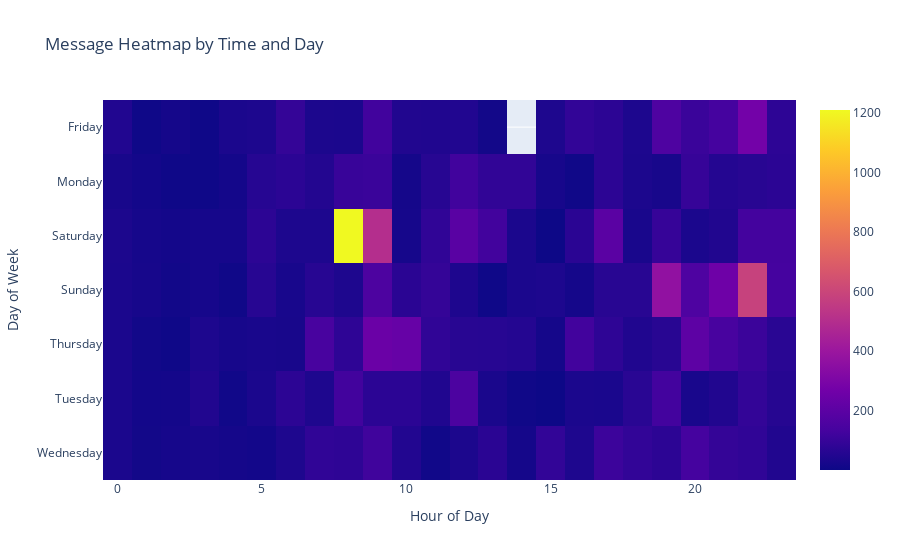

This figure's notebook cell:
### Markdown cell above
#### - Engagement Heatmap

### Code cell
# Aggregate by hour and day of the week
heatmap_data = df.groupby([df['day_of_week'], df['hour']])['word_count'].sum().unstack()
fig = px.imshow(heatmap_data, labels={'x': 'Hour of Day', 'y': 'Day of Week'}, title="Message Heatmap by Time and Day")
fig.show()

### Figure 1 — Plotly figure (JSON) as saved in the notebook; plotly's stock layout.template omitted (floating-point values rounded to 4 significant figures; data arrays with more than 128 entries replaced by an {"elided": "..."} marker saying what was removed)
{"data": [{"coloraxis": "coloraxis", "hovertemplate": "Hour of Day: %{x}<br>Day of Week: %{y}<br>color: %{z}<extra></extra>", "name": "0", "type": "heatmap", "x": [0, 1, 2, 3, 4, 5, 6, 7, 8, 9, 10, 11, 12, 13, 14, 15, 16, 17, 18, 19, 20, 21, 22, 23], "xaxis": "x", "y": ["Friday", "Monday", "Saturday", "Sunday", "Thursday", "Tuesday", "Wednesday"], "yaxis": "y", "z": {"elided": "7x24 float values"}}], "layout": {"coloraxis": {"colorscale": [[0, "#0d0887"], [0.1111, "#46039f"], [0.2222, "#7201a8"], [0.3333, "#9c179e"], [0.4444, "#bd3786"], [0.5556, "#d8576b"], [0.6667, "#ed7953"], [0.7778, "#fb9f3a"], [0.8889, "#fdca26"], [1, "#f0f921"]]}, "title": {"text": "Message Heatmap by Time and Day"}, "xaxis": {"anchor": "y", "constrain": "domain", "domain": [0, 1], "scaleanchor": "y", "title": {"text": "Hour of Day"}}, "yaxis": {"anchor": "x", "autorange": "reversed", "constrain": "domain", "domain": [0, 1], "title": {"text": "Day of Week"}}}}
